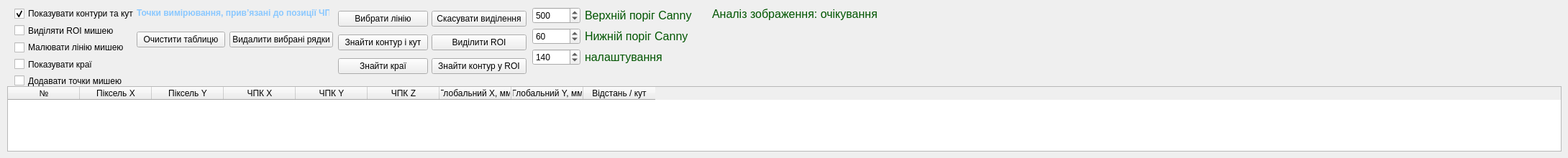
     <widget class="QWidget" name="visionTab">
      <attribute name="title">
       <string>Технічний зір</string>
      </attribute>
      <widget class="QLabel" name="visionResultLabel">
       <property name="geometry">
        <rect>
         <x>990</x>
         <y>10</y>
         <width>281</width>
         <height>20</height>
        </rect>
       </property>
       <property name="text">
        <string>&lt;html&gt;&lt;head/&gt;&lt;body&gt;&lt;p&gt;&lt;span style=&quot; font-size:12pt; color:#005500;&quot;&gt;Аналіз зображення: очікування&lt;/span&gt;&lt;/p&gt;&lt;/body&gt;&lt;/html&gt;</string>
       </property>
       <property name="wordWrap">
        <bool>true</bool>
       </property>
      </widget>
      <widget class="QLabel" name="measurementTitleLabel">
       <property name="geometry">
        <rect>
         <x>190</x>
         <y>10</y>
         <width>268</width>
         <height>16</height>
        </rect>
       </property>
       <property name="styleSheet">
        <string notr="true">font-weight:700; color:#8ac8ff;</string>
       </property>
       <property name="text">
        <string>Точки вимірювання, прив’язані до позиції ЧПК</string>
       </property>
      </widget>
      <widget class="QTableWidget" name="measurementPointsTable">
       <property name="geometry">
        <rect>
         <x>10</x>
         <y>120</y>
         <width>2161</width>
         <height>91</height>
        </rect>
       </property>
       <property name="rowCount">
        <number>0</number>
       </property>
       <property name="columnCount">
        <number>9</number>
       </property>
       <column>
        <property name="text">
         <string>№</string>
        </property>
       </column>
       <column>
        <property name="text">
         <string>Піксель X</string>
        </property>
       </column>
       <column>
        <property name="text">
         <string>Піксель Y</string>
        </property>
       </column>
       <column>
        <property name="text">
         <string>ЧПК X</string>
        </property>
       </column>
       <column>
        <property name="text">
         <string>ЧПК Y</string>
        </property>
       </column>
       <column>
        <property name="text">
         <string>ЧПК Z</string>
        </property>
       </column>
       <column>
        <property name="text">
         <string>Глобальний X, мм</string>
        </property>
       </column>
       <column>
        <property name="text">
         <string>Глобальний Y, мм</string>
        </property>
       </column>
       <column>
        <property name="text">
         <string>Відстань / кут</string>
        </property>
       </column>
      </widget>
      <widget class="QWidget" name="gridLayoutWidget">
       <property name="geometry">
        <rect>
         <x>600</x>
         <y>10</y>
         <width>132</width>
         <height>101</height>
        </rect>
       </property>
       <layout class="QVBoxLayout" name="verticalLayout">
        <item>
         <widget class="QPushButton" name="cancelSelectionButton">
          <property name="text">
           <string>Скасувати виділення</string>
          </property>
         </widget>
        </item>
        <item>
         <widget class="QPushButton" name="selectRoiButton">
          <property name="text">
           <string>Виділити ROI</string>
          </property>
         </widget>
        </item>
        <item>
         <widget class="QPushButton" name="fitRoiContourButton">
          <property name="text">
           <string>Знайти контур у ROI</string>
          </property>
         </widget>
        </item>
       </layout>
      </widget>
      <widget class="QWidget" name="verticalLayoutWidget">
       <property name="geometry">
        <rect>
         <x>20</x>
         <y>10</y>
         <width>166</width>
         <height>111</height>
        </rect>
       </property>
       <layout class="QVBoxLayout" name="verticalLayout_2">
        <item>
         <widget class="QCheckBox" name="showContoursCheck">
          <property name="text">
           <string>Показувати контури та кут</string>
          </property>
          <property name="checked">
           <bool>true</bool>
          </property>
         </widget>
        </item>
        <item>
         <widget class="QCheckBox" name="mouseRoiCheck">
          <property name="tabletTracking">
           <bool>false</bool>
          </property>
          <property name="contextMenuPolicy">
           <enum>Qt::DefaultContextMenu</enum>
          </property>
          <property name="text">
           <string>Виділяти ROI мишею</string>
          </property>
         </widget>
        </item>
        <item>
         <widget class="QCheckBox" name="mouseLineCheck">
          <property name="text">
           <string>Малювати лінію мишею</string>
          </property>
         </widget>
        </item>
        <item>
         <widget class="QCheckBox" name="showEdgesCheck">
          <property name="text">
           <string>Показувати краї</string>
          </property>
          <property name="tristate">
           <bool>false</bool>
          </property>
         </widget>
        </item>
        <item>
         <widget class="QCheckBox" name="mousePointCheck">
          <property name="text">
           <string>Додавати точки мишею</string>
          </property>
         </widget>
        </item>
       </layout>
      </widget>
      <widget class="QWidget" name="verticalLayoutWidget_2">
       <property name="geometry">
        <rect>
         <x>470</x>
         <y>10</y>
         <width>125</width>
         <height>101</height>
        </rect>
       </property>
       <layout class="QVBoxLayout" name="verticalLayout_3">
        <item>
         <widget class="QPushButton" name="selectLineButton">
          <property name="sizePolicy">
           <sizepolicy hsizetype="Minimum" vsizetype="Fixed">
            <horstretch>0</horstretch>
            <verstretch>0</verstretch>
           </sizepolicy>
          </property>
          <property name="text">
           <string>Вибрати лінію</string>
          </property>
         </widget>
        </item>
        <item>
         <widget class="QPushButton" name="detectContourButton">
          <property name="text">
           <string>Знайти контур і кут</string>
          </property>
         </widget>
        </item>
        <item>
         <widget class="QPushButton" name="detectEdgesButton">
          <property name="text">
           <string>Знайти краї</string>
          </property>
         </widget>
        </item>
       </layout>
      </widget>
      <widget class="QWidget" name="layoutWidget">
       <property name="geometry">
        <rect>
         <x>190</x>
         <y>40</y>
         <width>273</width>
         <height>31</height>
        </rect>
       </property>
       <layout class="QHBoxLayout" name="measurementButtonsLayout">
        <item>
         <widget class="QPushButton" name="clearPointsButton">
          <property name="text">
           <string>Очистити таблицю</string>
          </property>
         </widget>
        </item>
        <item>
         <widget class="QPushButton" name="deletePointButton">
          <property name="text">
           <string>Видалити вибрані рядки</string>
          </property>
         </widget>
        </item>
       </layout>
      </widget>
      <widget class="QWidget" name="formLayoutWidget">
       <property name="geometry">
        <rect>
         <x>740</x>
         <y>10</y>
         <width>233</width>
         <height>94</height>
        </rect>
       </property>
       <layout class="QFormLayout" name="formLayout_2">
        <item row="0" column="0">
         <layout class="QVBoxLayout" name="verticalLayout_9">
          <item>
           <widget class="QSpinBox" name="minAreaSpin">
            <property name="maximum">
             <number>1000000</number>
            </property>
            <property name="value">
             <number>500</number>
            </property>
           </widget>
          </item>
          <item>
           <widget class="QSpinBox" name="cannyLowSpin">
            <property name="sizePolicy">
             <sizepolicy hsizetype="Minimum" vsizetype="Fixed">
              <horstretch>0</horstretch>
              <verstretch>0</verstretch>
             </sizepolicy>
            </property>
            <property name="maximum">
             <number>255</number>
            </property>
            <property name="value">
             <number>60</number>
            </property>
           </widget>
          </item>
          <item>
           <widget class="QSpinBox" name="cannyHighSpin">
            <property name="sizePolicy">
             <sizepolicy hsizetype="Minimum" vsizetype="Fixed">
              <horstretch>0</horstretch>
              <verstretch>0</verstretch>
             </sizepolicy>
            </property>
            <property name="maximum">
             <number>255</number>
            </property>
            <property name="value">
             <number>140</number>
            </property>
           </widget>
          </item>
         </layout>
        </item>
        <item row="0" column="1">
         <layout class="QVBoxLayout" name="verticalLayout_10">
          <item>
           <widget class="QLabel" name="cannyHighLabel">
            <property name="text">
             <string>&lt;html&gt;&lt;head/&gt;&lt;body&gt;&lt;p align=&quot;justify&quot;&gt;&lt;span style=&quot; font-size:12pt; color:#005500;&quot;&gt;Верхній поріг Canny&lt;/span&gt;&lt;/p&gt;&lt;/body&gt;&lt;/html&gt;</string>
            </property>
            <property name="textFormat">
             <enum>Qt::AutoText</enum>
            </property>
            <property name="wordWrap">
             <bool>false</bool>
            </property>
           </widget>
          </item>
          <item>
           <widget class="QLabel" name="cannyLowLabel">
            <property name="text">
             <string>&lt;html&gt;&lt;head/&gt;&lt;body&gt;&lt;p&gt;&lt;span style=&quot; font-size:12pt; color:#005500;&quot;&gt;Нижній поріг Canny&lt;/span&gt;&lt;/p&gt;&lt;/body&gt;&lt;/html&gt;</string>
            </property>
           </widget>
          </item>
          <item>
           <widget class="QLabel" name="Label">
            <property name="text">
             <string>&lt;html&gt;&lt;head/&gt;&lt;body&gt;&lt;p&gt;&lt;span style=&quot; font-size:12pt; color:#005500;&quot;&gt;налаштування&lt;/span&gt;&lt;/p&gt;&lt;/body&gt;&lt;/html&gt;</string>
            </property>
           </widget>
          </item>
         </layout>
        </item>
       </layout>
      </widget>
      <zorder>layoutWidget</zorder>
      <zorder>measurementTitleLabel</zorder>
      <zorder>measurementPointsTable</zorder>
      <zorder>gridLayoutWidget</zorder>
      <zorder>verticalLayoutWidget</zorder>
      <zorder>visionResultLabel</zorder>
      <zorder>verticalLayoutWidget_2</zorder>
      <zorder>formLayoutWidget</zorder>
     </widget>
